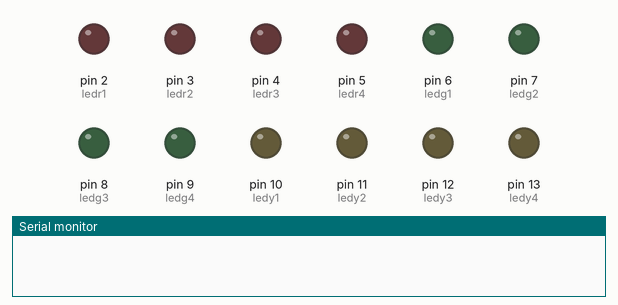
Recording of a sketch running on a simulated Arduino Uno, built with avr-gcc and run on an emulated ATmega328P. Shown: output pins drawn as LEDs (lit = HIGH), the last lines printed to the serial monitor.

Above: at 2.0 s.
At 8.0 s:
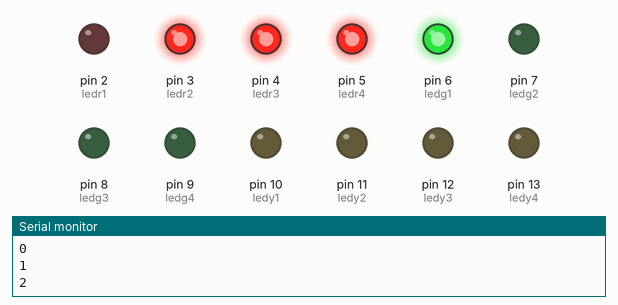
At 15.0 s:
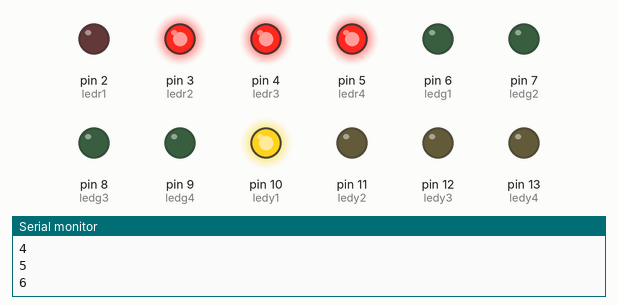
At 29.0 s:
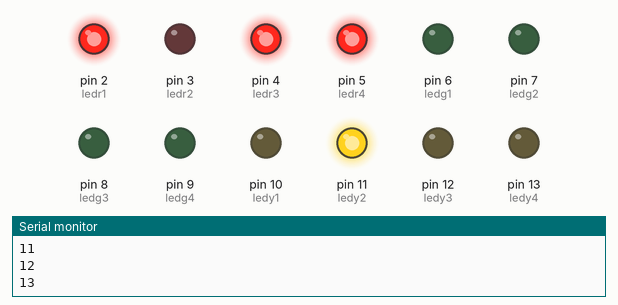
At 43.0 s:
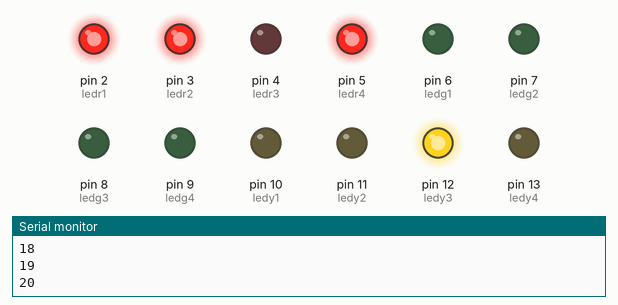
At 57.5 s:
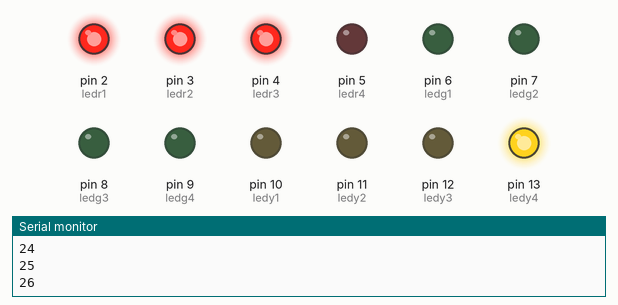
Timing chart, 0 to 65.6 s (numbered marks = the images above):
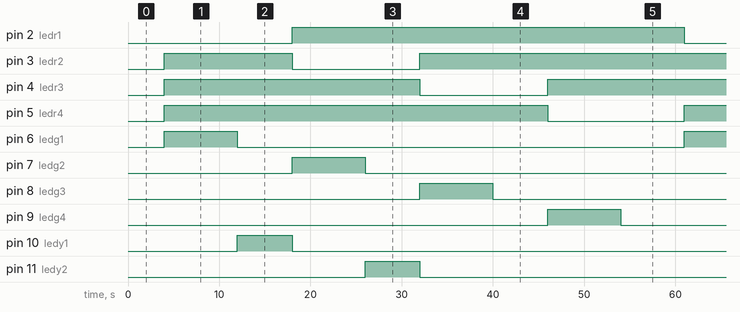

Measured:
- by itself, pin 2 (ledr1): alternates HIGH for 43.0 s and LOW for 14.0 s
- by itself, pin 3 (ledr2): goes HIGH 14.0 s, LOW 14.0 s, HIGH 43.0 s, LOW 14.0 s, then HIGH
- by itself, pin 4 (ledr3): goes HIGH 28.0 s, LOW 14.0 s, HIGH 43.0 s, LOW 14.0 s, then HIGH
- by itself, pin 5 (ledr4): alternates HIGH for 42.0 s and LOW for 15.0 s
- by itself, pin 6 (ledg1), pin 7 (ledg2), pin 8 (ledg3), pin 9 (ledg4): alternates HIGH for 8.0 s and LOW for 49.0 s
- by itself, pin 10 (ledy1), pin 11 (ledy2), pin 12 (ledy3): alternates HIGH for 6.0 s and LOW for 51.0 s
- by itself, pin 13 (ledy4): alternates HIGH for 7.0 s and LOW for 50.0 s

The sketch:

ZSP971_time_based_traffic_control.ino
```cpp
int ledr1 = 2;

int ledr2 = 3;

int ledr3 = 4;

int ledr4 = 5;

int ledg1 = 6;

int ledg2 = 7;

int ledg3 = 8;

int ledg4 = 9;

int ledy1 = 10;

int ledy2 = 11;

int ledy3 = 12;

int ledy4 = 13;

int count = 0;
int count1 = 0;
void setup() {
  // put your setup code here, to run once:
  Serial.begin(9600);
pinMode(ledr1,OUTPUT);
pinMode(ledr2,OUTPUT);
pinMode(ledr3,OUTPUT);
pinMode(ledr4,OUTPUT);
pinMode(ledg1,OUTPUT);
pinMode(ledg2,OUTPUT);
pinMode(ledg3,OUTPUT);
pinMode(ledg4,OUTPUT);
pinMode(ledy1,OUTPUT);
pinMode(ledy2,OUTPUT);
pinMode(ledy3,OUTPUT);
pinMode(ledy4,OUTPUT);

}
void loop() {
delay(2000);
 count1 = count++;
   Serial.println(count1);

if(count1>0 && count1<4 ){
   digitalWrite(ledg1,HIGH);
   digitalWrite(ledg2,LOW);
   digitalWrite(ledg3,LOW);
   digitalWrite(ledg4,LOW);
      digitalWrite(ledr1,LOW);
      digitalWrite(ledr2,HIGH);
      digitalWrite(ledr3,HIGH);
      digitalWrite(ledr4,HIGH);
         digitalWrite(ledy1,LOW);
         digitalWrite(ledy2,LOW);
         digitalWrite(ledy3,LOW);
         digitalWrite(ledy4,LOW);

 }

if(count1>4 && count1<7 ){
   digitalWrite(ledg1,LOW);
   digitalWrite(ledg2,LOW);
   digitalWrite(ledg3,LOW);
   digitalWrite(ledg4,LOW);
      digitalWrite(ledr1,LOW);
      digitalWrite(ledr2,HIGH);
      digitalWrite(ledr3,HIGH);
      digitalWrite(ledr4,HIGH);
         digitalWrite(ledy1,HIGH);
         digitalWrite(ledy2,LOW);
         digitalWrite(ledy3,LOW);
         digitalWrite(ledy4,LOW);
  }

if(count1>7 && count1<11 ){
   digitalWrite(ledg1,LOW);
   digitalWrite(ledg2,HIGH);
   digitalWrite(ledg3,LOW);
   digitalWrite(ledg4,LOW);
      digitalWrite(ledr1,HIGH);
      digitalWrite(ledr2,LOW);
      digitalWrite(ledr3,HIGH);
      digitalWrite(ledr4,HIGH);
         digitalWrite(ledy1,LOW);
         digitalWrite(ledy2,LOW);
         digitalWrite(ledy3,LOW);
         digitalWrite(ledy4,LOW);


  }

if(count1>11 && count1<14 ){
   digitalWrite(ledg1,LOW);
   digitalWrite(ledg2,LOW);
   digitalWrite(ledg3,LOW);
   digitalWrite(ledg4,LOW);
      digitalWrite(ledr1,HIGH);
      digitalWrite(ledr2,LOW);
      digitalWrite(ledr3,HIGH);
      digitalWrite(ledr4,HIGH);
         digitalWrite(ledy1,LOW);
         digitalWrite(ledy2,HIGH);
         digitalWrite(ledy3,LOW);
         digitalWrite(ledy4,LOW);


  }

if(count1>14 && count1<18 ){
   digitalWrite(ledg1,LOW);
   digitalWrite(ledg2,LOW);
   digitalWrite(ledg3,HIGH);
   digitalWrite(ledg4,LOW);
      digitalWrite(ledr1,HIGH);
      digitalWrite(ledr2,HIGH);
      digitalWrite(ledr3,LOW);
      digitalWrite(ledr4,HIGH);
         digitalWrite(ledy1,LOW);
         digitalWrite(ledy2,LOW);
         digitalWrite(ledy3,LOW);
         digitalWrite(ledy4,LOW);


  }

if(count1>18 && count1<21 ){
   digitalWrite(ledg1,LOW);
   digitalWrite(ledg2,LOW);
   digitalWrite(ledg3,LOW);
   digitalWrite(ledg4,LOW);
      digitalWrite(ledr1,HIGH);
      digitalWrite(ledr2,HIGH);
      digitalWrite(ledr3,LOW);
      digitalWrite(ledr4,HIGH);
         digitalWrite(ledy1,LOW);
         digitalWrite(ledy2,LOW);
         digitalWrite(ledy3,HIGH);
         digitalWrite(ledy4,LOW);


  }

if(count1>21 && count1<25 ){
   digitalWrite(ledg1,LOW);
   digitalWrite(ledg2,LOW);
   digitalWrite(ledg3,LOW);
   digitalWrite(ledg4,HIGH);
      digitalWrite(ledr1,HIGH);
      digitalWrite(ledr2,HIGH);
      digitalWrite(ledr3,HIGH);
      digitalWrite(ledr4,LOW);
         digitalWrite(ledy1,LOW);
         digitalWrite(ledy2,LOW);
         digitalWrite(ledy3,LOW);
         digitalWrite(ledy4,LOW);

  }

if(count1>25 && count1<28 ){
   digitalWrite(ledg1,LOW);
   digitalWrite(ledg2,LOW);
   digitalWrite(ledg3,LOW);
   digitalWrite(ledg4,LOW);
      digitalWrite(ledr1,HIGH);
      digitalWrite(ledr2,HIGH);
      digitalWrite(ledr3,HIGH);
      digitalWrite(ledr4,LOW);
         digitalWrite(ledy1,LOW);
         digitalWrite(ledy2,LOW);
         digitalWrite(ledy3,LOW);
         digitalWrite(ledy4,HIGH);

  count=0;
  count1=0;
  delay(3000);

  }

}
```
